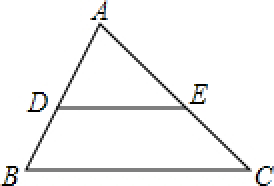
#> input picture TEST/0.png, 137 x 93 px, found by its file name (shown 2 times larger); its folder holds only this picture in this run
$ jupyter execute --allow-errors preprocess.ipynb
#> lines starting #> are read from the running program, lines starting #| are printed output that depends on the picture; after the words box and inside, x2 and y2 are one past the last pixel; in counts of white or black regions, pixels touching at a corner belong together
## Main

[cell 1]
import cv2
import os
import numpy as np

# Set the folder paths
input_folder = "/home/ashwathama/Documents/GitHub/2dshapedetection-major/TEST"
output_folder = "/home/ashwathama/Documents/GitHub/2dshapedetection-major/testBinary"

#output folder
os.makedirs(output_folder, exist_ok=True)

# Iterate through each file in the input folder
for filename in os.listdir(input_folder):
    file_path = os.path.join(input_folder, filename)

    # Ensure the file is an image (you can add more checks based on the image types)
    if filename.lower().endswith(('.png', '.jpg', '.jpeg', '.bmp', '.tiff')):
        # Read the image
        img = cv2.imread(file_path)
#> img is the input picture: shape (93, 137, 3); mean B, G, R 244.9, 245, 245

        # Convert the image to grayscale
        gray_img = cv2.cvtColor(img, cv2.COLOR_BGR2GRAY)

        # Apply binary thresholding (You can adjust the threshold value, here it's 127)
        binary_img = cv2.adaptiveThreshold(gray_img, 255, cv2.ADAPTIVE_THRESH_GAUSSIAN_C, cv2.THRESH_BINARY, 11, 2)
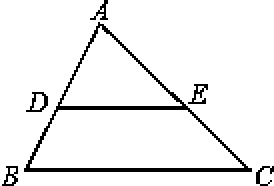
#> binary_img: shape (93, 137) (shown 2 times larger); 93.7% white; black in thin lines or dots

        # Save the processed binary image
        output_file_path = os.path.join(output_folder, f"binary_{filename}")
        cv2.imwrite(output_file_path, binary_img)

        print(f"Processed {filename} and saved to {output_file_path}")

print("Image preprocessing completed.")

[cell 2]
import cv2
import os

# Set the folder paths
input_folder = "/home/ashwathama/Documents/GitHub/2dshapedetection-major/testBinary"
output_folder = "/home/ashwathama/Documents/GitHub/2dshapedetection-major/testsegmentation"

# Create the output folder if it doesn't exist
os.makedirs(output_folder, exist_ok=True)

# Iterate through each file in the input folder
#> (the rest of this cell did not finish here and is left out)

[cell 3]
'''

CONTOUR IMAGE

'''

import cv2
import os
import numpy as np

# Set the folder paths
input_folder = "/home/ashwathama/Documents/GitHub/2dshapedetection-major/testsegmentation"
output_folder = "/home/ashwathama/Documents/GitHub/2dshapedetection-major/testcontour"

# Create the output folder if it doesn't exist
os.makedirs(output_folder, exist_ok=True)

# Function to preprocess and segment the image
def preprocess_and_segment_image(image):
    # Step 1: Apply Gaussian Blur to reduce noise
    blurred_img = cv2.GaussianBlur(image, (5, 5), 0)

    # Step 2: Morphological operation (Opening) to remove small noise
    kernel = np.ones((3, 3), np.uint8)  # Kernel for morphological operations
    morph_img = cv2.morphologyEx(blurred_img, cv2.MORPH_OPEN, kernel)

    # Step 3: Adaptive Thresholding for better segmentation
    threshold_img = cv2.adaptiveThreshold(morph_img, 255, cv2.ADAPTIVE_THRESH_GAUSSIAN_C,
                                          cv2.THRESH_BINARY, 11, 2)

    # Step 4: Edge detection (Canny) to improve object boundaries
    edges_img = cv2.Canny(threshold_img, 50, 150)

    return edges_img

# Iterate through each file in the input folder
#> (the rest of this cell did not finish here and is left out)

## NOT WORKING THE WAY I NEED

[cell 4]
import cv2
import numpy as np
import matplotlib.pyplot as plt
import os


# Input and Output directories
input_dir = '/home/ashwathama/Documents/GitHub/2dshapedetection-major/TEST'
output_dir = '/home/ashwathama/Documents/GitHub/2dshapedetection-major/CONTOUR_IMAGES'

# Ensure output directory exists
os.makedirs(output_dir, exist_ok=True)

# Function to remove text heuristically from the image
def remove_text(image):
    # Convert to grayscale
    gray = cv2.cvtColor(image, cv2.COLOR_BGR2GRAY)

    # Apply threshold to get binary image
    _, binary = cv2.threshold(gray, 200, 255, cv2.THRESH_BINARY_INV)
#> binary: shape (93, 137); 6.4% white in thin lines or dots

    # Find contours
    contours, _ = cv2.findContours(binary, cv2.RETR_EXTERNAL, cv2.CHAIN_APPROX_SIMPLE)
#> contours = 6 contours, 2 with area under 20; largest, box (x1, y1, x2, y2) and area: (12, 11, 126, 86) 4212, (13, 46, 24, 56) 58, (0, 83, 9, 93) 40, (94, 42, 104, 52) 21

    for contour in contours:
        x, y, w, h = cv2.boundingRect(contour)

        # Heuristic to detect text regions (adjust based on your images)
        aspect_ratio = w / float(h)
        if 0.2 < aspect_ratio < 5 and 10 < w < 100 and 10 < h < 50:
            cv2.rectangle(image, (x, y), (x + w, y + h), (255, 255, 255), -1)
#> this loop made 6 passes
#> (x, y, w, h, aspect_ratio) on passes 1 to 6: (128, 83, 9, 10, 0.9), (0, 83, 9, 10, 0.9), (13, 46, 11, 10, 1.1), (94, 42, 10, 10, 1), (12, 11, 114, 75, 1.52), (45, 0, 9, 10, 0.9)

    return image

# Function to process and save images with contours
def process_image(image_path, output_path):
    # Read the image
    image = cv2.imread(image_path)

    # Remove text from the image
    image_no_text = remove_text(image)

    # Convert to grayscale
    gray = cv2.cvtColor(image_no_text, cv2.COLOR_BGR2GRAY)

    # Apply Gaussian Blur to reduce noise
    blurred = cv2.GaussianBlur(gray, (5, 5), 0)
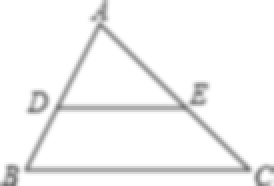
#> blurred: shape (93, 137) (shown 2 times larger); min 113, max 255, mean 245

    # Binarization using Otsu's thresholding
    _, binary = cv2.threshold(blurred, 0, 255, cv2.THRESH_BINARY + cv2.THRESH_OTSU)
#> binary: shape (93, 137); 87.1% white; 4 black regions, box (x1, y1, x2, y2) and area: (12, 0, 126, 87) 1409, (13, 45, 25, 57) 89, (0, 82, 10, 93) 80, (127, 82, 137, 93) 64

    # Edge detection using Canny
    edges = cv2.Canny(binary, 50, 150)
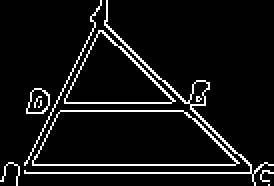
#> edges: shape (93, 137) (shown 2 times larger); 7.2% white in thin lines or dots

    # Finding contours
    contours, _ = cv2.findContours(edges, cv2.RETR_EXTERNAL, cv2.CHAIN_APPROX_SIMPLE)
#> contours = 8 contours, 4 with area under 20; largest, box (x1, y1, x2, y2) and area: (16, 55, 120, 83) 2262, (32, 15, 88, 52) 1060, (12, 0, 137, 93) 156, (13, 44, 25, 57) 103

    # Draw contours on the original image
    contour_image = image.copy()
    cv2.drawContours(contour_image, contours, -1, (0, 255, 0), 2)
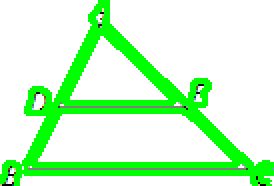
#> contour_image: shape (93, 137, 3) (shown 2 times larger); mean B, G, R 198.5, 252.2, 198.5

    # Save the result
    cv2.imwrite(output_path, contour_image)

# Process each image in the input directory
for filename in os.listdir(input_dir):
    if filename.lower().endswith(('.png', '.jpg', '.jpeg', '.bmp', '.tiff')):
        input_path = os.path.join(input_dir, filename)
        output_path = os.path.join(output_dir, f'contour_{filename}')
        process_image(input_path, output_path)

print(f'Contour images saved in {output_dir}')

[cell 5]
import cv2
import numpy as np
import os

# Input and Output directories
input_dir = '/home/ashwathama/Documents/GitHub/2dshapedetection-major/TEST'
output_dir = '/home/ashwathama/Documents/GitHub/2dshapedetection-major/CONTOUR_IMAGES2'

# Ensure output directory exists
os.makedirs(output_dir, exist_ok=True)


def process_image(image_path, output_path):
    # Step 4: Convert to grayscale
    image = cv2.imread(image_path)
    gray = cv2.cvtColor(image, cv2.COLOR_BGR2GRAY)

    # Step 5: Get diagram segment (using thresholding to isolate shapes)
    _, diagram_segment = cv2.threshold(gray, 250, 255, cv2.THRESH_BINARY_INV)
#> diagram_segment: shape (93, 137); 7.6% white in thin lines or dots

    # Step 6: Resize to standard dimensions
    figure_resized = cv2.resize(diagram_segment, (500, 500))

    # Step 7: Apply Gaussian Blur to reduce noise
    noise_free_image = cv2.GaussianBlur(figure_resized, (3, 3), 0)

    # Step 8: Edge detection using Canny
    edges = cv2.Canny(noise_free_image, 50, 150)
#> edges: shape (500, 500); 1.9% white in thin lines or dots

    # Step 9: Morphological closing to fill gaps
    kernel = np.ones((5, 5), np.uint8)
    binary_image = cv2.morphologyEx(edges, cv2.MORPH_CLOSE, kernel)
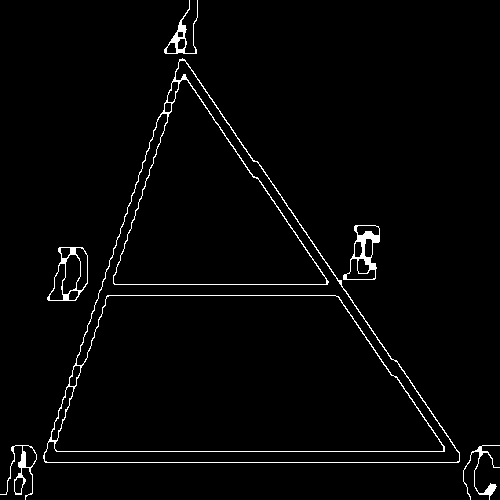
#> binary_image: shape (500, 500); 2.2% white in thin lines or dots

    # Step 10: Apply contour detection
    contours, _ = cv2.findContours(binary_image, cv2.RETR_EXTERNAL, cv2.CHAIN_APPROX_SIMPLE)
#> contours = 6 contours; box (x1, y1, x2, y2) and area: (43, 58, 460, 463) 86558, (47, 247, 88, 301) 1539, (343, 225, 380, 280) 1224, (0, 445, 37, 500) 481, (164, 0, 198, 54) 402, (463, 445, 500, 500) 148

    # Filter out small contours (likely letters)
    large_contours = [cnt for cnt in contours if cv2.contourArea(cnt) > 1000]
#> large_contours = 3 contours; box (x1, y1, x2, y2) and area: (43, 58, 460, 463) 86558, (47, 247, 88, 301) 1539, (343, 225, 380, 280) 1224

    # Create an empty matrix
    empty_image = np.zeros((500, 500, 3), dtype=np.uint8)

    # Draw only large contours on the empty matrix
    cv2.drawContours(empty_image, large_contours, -1, (255, 255, 255), 2)
#> empty_image: shape (500, 500, 3); 2.2% white; 2 white regions, box (x1, y1, x2, y2) and area: (42, 57, 461, 464) 5076, (46, 246, 89, 302) 540

    # Save the result
    cv2.imwrite(output_path, empty_image)

# Process each image in the input directory
for filename in os.listdir(input_dir):
    if filename.lower().endswith(('.png', '.jpg', '.jpeg', '.bmp', '.tiff')):
        input_path = os.path.join(input_dir, filename)
        output_path = os.path.join(output_dir, f'contour_{filename}')
        process_image(input_path, output_path)

print(f'Contour images saved in {output_dir}')

[cell 6]
import cv2
import numpy as np
import os
from pathlib import Path

def preprocess_image(image):
    """
    Preprocess the image to prepare it for shape extraction.
    Converts to grayscale, applies thresholding and noise reduction.
    """
    # Convert to grayscale if the image is in color
    if len(image.shape) == 3:
        gray = cv2.cvtColor(image, cv2.COLOR_BGR2GRAY)
    else:
        gray = image.copy()

    # Apply Gaussian blur to reduce noise
    blurred = cv2.GaussianBlur(gray, (5, 5), 0)

    # Apply adaptive thresholding to handle different lighting conditions
    binary = cv2.adaptiveThreshold(
        blurred,
        255,
        cv2.ADAPTIVE_THRESH_GAUSSIAN_C,
        cv2.THRESH_BINARY_INV,
        11,
        2
    )
#> binary: shape (93, 137); 11.8% white; 5 white regions, box (x1, y1, x2, y2) and area: (12, 0, 126, 87) 1227, (13, 45, 25, 57) 82, (95, 41, 105, 53) 71, (0, 82, 10, 93) 64, (127, 82, 137, 93) 57

    # Remove small noise using morphological operations
    kernel = np.ones((3,3), np.uint8)
    cleaned = cv2.morphologyEx(binary, cv2.MORPH_OPEN, kernel)
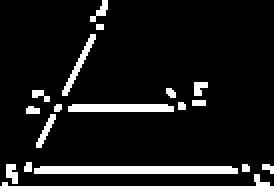
#> cleaned: shape (93, 137) (shown 2 times larger); 8.8% white; 19 white regions (7 under 20 px)

    return cleaned

def extract_shapes(binary_image):
    """
    Extract geometric shapes from the binary image using contour detection.
    Filters out text and small artifacts.
    """
    # Find contours in the binary image
    contours, _ = cv2.findContours(
        binary_image,
        cv2.RETR_EXTERNAL,
        cv2.CHAIN_APPROX_SIMPLE
    )
#> contours = 19 contours, 12 with area under 20; largest, box (x1, y1, x2, y2) and area: (17, 83, 119, 87) 298, (34, 52, 87, 56) 152, (31, 17, 48, 48) 74, (18, 57, 28, 74) 39, (3, 82, 9, 92) 30, (45, 0, 54, 11) 24, (97, 41, 104, 48) 23

    # Create a blank image for drawing shapes
    shape_image = np.zeros_like(binary_image)

    # Filter and draw significant contours
    min_area = 100  # Adjust this threshold based on your images
    for contour in contours:
        area = cv2.contourArea(contour)
        if area > min_area:
            # Draw the contour
            cv2.drawContours(shape_image, [contour], -1, 255, 1)
#> this loop made 19 passes
#> area on passes 3, 6, 8, 10, 16, 17, 19: 298, 29.5, 39, 152, 23, 74, 24.5
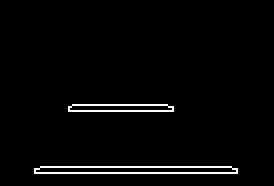
#> shape_image: shape (93, 137) (shown 2 times larger); 2.5% white in thin lines or dots, all inside (x1, y1, x2, y2) = (17, 52, 119, 87)

    return shape_image

def process_line_drawings(binary_image):
    """
    Special processing for line drawings to preserve thin lines.
    """
    # Apply Hough Line Transform
    edges = cv2.Canny(binary_image, 50, 150, apertureSize=3)
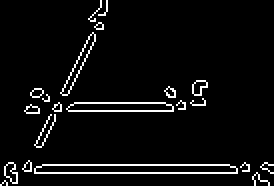
#> edges: shape (93, 137) (shown 2 times larger); 5.1% white in thin lines or dots
    lines = cv2.HoughLinesP(
        edges,
        1,
        np.pi/180,
        threshold=50,
        minLineLength=30,
        maxLineGap=10
    )
#> lines = [[2, 86, 136, 86], [3, 82, 136, 82], [41, 51, 102, 52], [34, 55, 92, 54], [20, 73, 51, 12], [8, 91, 53, 2]]

    # Create a blank image for drawing lines
    line_image = np.zeros_like(binary_image)

    # Draw detected lines
    if lines is not None:
        for line in lines:
            x1, y1, x2, y2 = line[0]
            cv2.line(line_image, (x1, y1), (x2, y2), 255, 1)
#> this loop made 6 passes
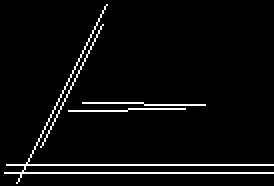
#> line_image: shape (93, 137) (shown 2 times larger); 4.2% white in thin lines or dots

    return line_image

def process_image(input_path, output_path):
    """
    Process a single image and save the result.
    """
    # Read the image
    image = cv2.imread(str(input_path))
    if image is None:
        print(f"Failed to read image: {input_path}")
        return

    # Preprocess the image
    binary = preprocess_image(image)

    # Extract shapes
    shapes = extract_shapes(binary)

    # Process line drawings
    lines = process_line_drawings(binary)

    # Combine shapes and lines
    result = cv2.bitwise_or(shapes, lines)
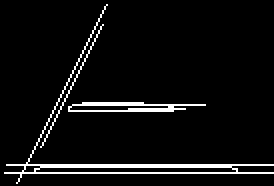
#> result: shape (93, 137) (shown 2 times larger); 5.6% white in thin lines or dots

    # Save the result
    cv2.imwrite(str(output_path), result)

def process_folder(input_folder, output_folder):
    """
    Process all images in the input folder and save results to output folder.
    """
    # Create output folder if it doesn't exist
    output_path = Path(output_folder)
    output_path.mkdir(parents=True, exist_ok=True)

    # Process each image in the input folder
    input_path = Path(input_folder)
    for image_file in input_path.glob('*'):
        # Check if file is an image
        if image_file.suffix.lower() in ['.png', '.jpg', '.jpeg', '.tiff', '.bmp']:
            output_file = output_path / f"processed_{image_file.name}"
            print(f"Processing: {image_file}")
            process_image(image_file, output_file)

# Example usage
if __name__ == "__main__":
    input_folder = "/home/ashwathama/Documents/GitHub/2dshapedetection-major/TEST"
    output_folder = "/home/ashwathama/Documents/GitHub/2dshapedetection-major/CLAUDE_OUTPUT"
    process_folder(input_folder, output_folder)

$ run again, on TEST/14.png
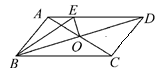
#> input picture TEST/14.png, 161 x 76 px, found by its file name
#> img is the input picture: shape (76, 161, 3); min 0, max 255, mean 240.2
#> binary_img: shape (76, 161); 90.3% white; black in thin lines or dots, all inside (x1, y1, x2, y2) = (10, 5, 155, 68)
#> in remove_text, `contours, _ = cv2.findContours(binary, cv2.RETR_EXTERNAL, cv2.CHAIN_AP..`: contours = 6 contours, 3 with area under 20; largest, box (x1, y1, x2, y2) and area: (15, 16, 144, 57) 3840, (144, 13, 155, 23) 60, (10, 59, 18, 68) 40
#> the loop in remove_text, `for contour in contours:` made 6 passes
#> (x, y, w, h, aspect_ratio) on passes 1 to 6: (10, 59, 8, 9, 0.889), (110, 57, 10, 10, 1), (15, 16, 129, 41, 3.15), (144, 13, 11, 10, 1.1), (34, 9, 7, 9, 0.778), (69, 5, 9, 10, 0.9)
#> in process_image, `contours, _ = cv2.findContours(edges, cv2.RETR_EXTERNAL, cv2.CHAIN_APP..`: contours = 20 contours, 15 with area under 20; largest, box (x1, y1, x2, y2) and area: (65, 20, 76, 32) 68, (9, 4, 144, 69) 56, (33, 8, 42, 19) 51, (26, 19, 58, 46) 24, (85, 20, 138, 53) 20
#> diagram_segment: shape (76, 161); 12.2% white in thin lines or dots, all inside (x1, y1, x2, y2) = (10, 4, 155, 68)
#> in process_image, `binary_image = cv2.morphologyEx(edges, cv2.MORPH_CLOSE, kernel)`:
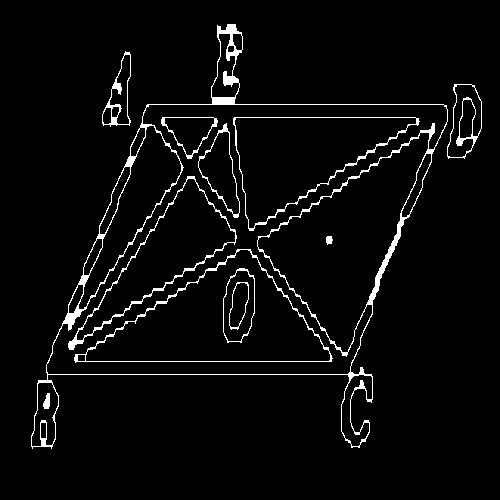
#> binary_image: shape (500, 500); 3.9% white in thin lines or dots, all inside (x1, y1, x2, y2) = (31, 24, 482, 449)
#> in process_image, `contours, _ = cv2.findContours(binary_image, cv2.RETR_EXTERNAL, cv2.CH..`: contours = 3 contours; box (x1, y1, x2, y2) and area: (31, 24, 448, 449) 86178, (447, 84, 482, 159) 1836, (102, 51, 131, 127) 1148
#> large_contours has the same summary as contours
#> empty_image: shape (500, 500, 3); 2.8% white; 3 white regions, box (x1, y1, x2, y2) and area: (30, 23, 449, 450) 5820, (446, 83, 483, 160) 625, (101, 50, 132, 128) 598
#> cleaned: shape (76, 161); 10.8% white; 35 white regions (16 under 20 px)
#> in extract_shapes, `contours, _ = cv2.findContours( binary_image, cv2.RETR_EXTERNAL, cv2.C..`: contours = 35 contours, 25 with area under 20; largest, box (x1, y1, x2, y2) and area: (31, 54, 103, 58) 194, (85, 21, 127, 36) 91, (35, 37, 74, 51) 84, (79, 16, 122, 19) 84, (16, 47, 26, 57) 41
#> the loop in extract_shapes, `for contour in contours:` made 35 passes
#> area on passes 5, 7, 9, 12, 15, 23, 26, 33: 194, 41, 24, 84, 22.5, 91, 32, 28
#> lines = [[35, 48, 149, 13], [31, 57, 102, 57], [16, 56, 154, 14], [47, 18, 154, 18], [34, 15, 120, 15], [39, 53, 69, 53]]
#> the loop in process_line_drawings, `for line in lines:` made 6 passes
#> in process_image, `result = cv2.bitwise_or(shapes, lines)`:
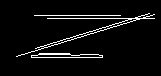
#> result: shape (76, 161); 5.1% white in thin lines or dots, all inside (x1, y1, x2, y2) = (16, 13, 155, 58)

$ run again, on TEST/17.png
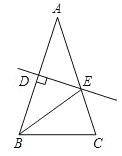
#> input picture TEST/17.png, 122 x 156 px, found by its file name
#> img is the input picture: shape (156, 122, 3); mean B, G, R 247.2, 247.2, 247.2
#> binary_img: shape (156, 122); 94.7% white; black in thin lines or dots, all inside (x1, y1, x2, y2) = (11, 3, 117, 148)
#> in remove_text, `contours, _ = cv2.findContours(binary, cv2.RETR_EXTERNAL, cv2.CHAIN_AP..`: contours = 6 contours, 3 with area under 20; largest, box (x1, y1, x2, y2) and area: (17, 17, 117, 136) 4593, (19, 76, 29, 86) 56, (14, 138, 23, 148) 40
#> the loop in remove_text, `for contour in contours:` made 6 passes
#> (x, y, w, h, aspect_ratio) on passes 1 to 6: (94, 138, 9, 10, 0.9), (14, 138, 9, 10, 0.9), (83, 76, 9, 10, 0.9), (19, 76, 10, 10, 1), (17, 17, 100, 119, 0.84), (52, 3, 9, 10, 0.9)
#> in process_image, `contours, _ = cv2.findContours(edges, cv2.RETR_EXTERNAL, cv2.CHAIN_APP..`: contours = 9 contours, 4 with area under 20; largest, box (x1, y1, x2, y2) and area: (25, 92, 93, 133) 1408, (22, 80, 78, 129) 1126, (40, 24, 78, 86) 1080, (18, 74, 30, 87) 103, (52, 3, 61, 14) 54
#> contour_image: shape (156, 122, 3); 18.66% of pixels changed, all inside (x1, y1, x2, y2) = (12, 2, 118, 150)
#> diagram_segment: shape (156, 122); 7.6% white in thin lines or dots, all inside (x1, y1, x2, y2) = (11, 2, 117, 148)
#> binary_image: shape (500, 500); 5.8% white; 25 white regions (1 under 20 px)
#> in process_image, `contours, _ = cv2.findContours(binary_image, cv2.RETR_EXTERNAL, cv2.CH..`: contours = 18 contours, 11 with area under 20; largest, box (x1, y1, x2, y2) and area: (69, 54, 480, 475) 68278, (73, 233, 128, 286) 1622, (44, 439, 108, 475) 1112, (213, 6, 255, 49) 754, (53, 246, 71, 276) 191, (430, 458, 439, 465) 33, (262, 35, 275, 42) 25
#> large_contours = 3 contours; box (x1, y1, x2, y2) and area: (69, 54, 480, 475) 68278, (73, 233, 128, 286) 1622, (44, 439, 108, 475) 1112
#> empty_image: shape (500, 500, 3); 3.3% white; 2 white regions, box (x1, y1, x2, y2) and area: (68, 53, 481, 476) 7677, (43, 438, 109, 476) 647
#> cleaned: shape (156, 122); 7.7% white; 28 white regions (11 under 20 px)
#> in extract_shapes, `contours, _ = cv2.findContours( binary_image, cv2.RETR_EXTERNAL, cv2.C..`: contours = 28 contours, 18 with area under 20; largest, box (x1, y1, x2, y2) and area: (26, 132, 97, 136) 142, (59, 25, 80, 83) 121, (20, 80, 39, 128) 106, (39, 25, 56, 71) 99, (82, 95, 95, 129) 74
#> the loop in extract_shapes, `for contour in contours:` made 28 passes
#> area on passes 3, 4, 11, 13, 18, 20, 24, 25: 38, 142, 74, 59, 105.5, 58, 35, 121
#> lines = [[55, 8, 98, 139], [16, 148, 60, 11], [18, 135, 96, 135], [13, 147, 55, 18], [22, 132, 94, 132], [54, 9, 82, 100], [17, 69, 73, 87]]
#> the loop in process_line_drawings, `for line in lines:` made 7 passes
#> in process_image, `result = cv2.bitwise_or(shapes, lines)`:
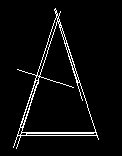
#> result: shape (156, 122); 4.4% white in thin lines or dots, all inside (x1, y1, x2, y2) = (13, 8, 99, 149)
